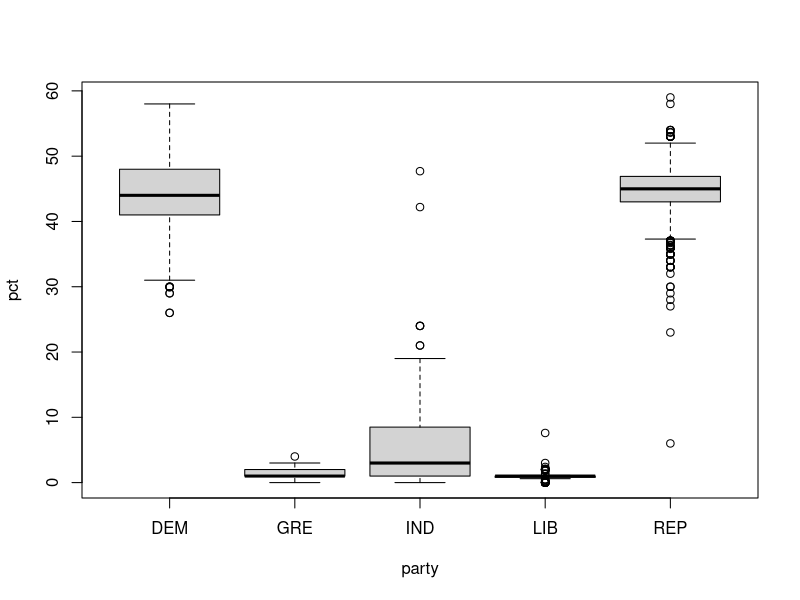
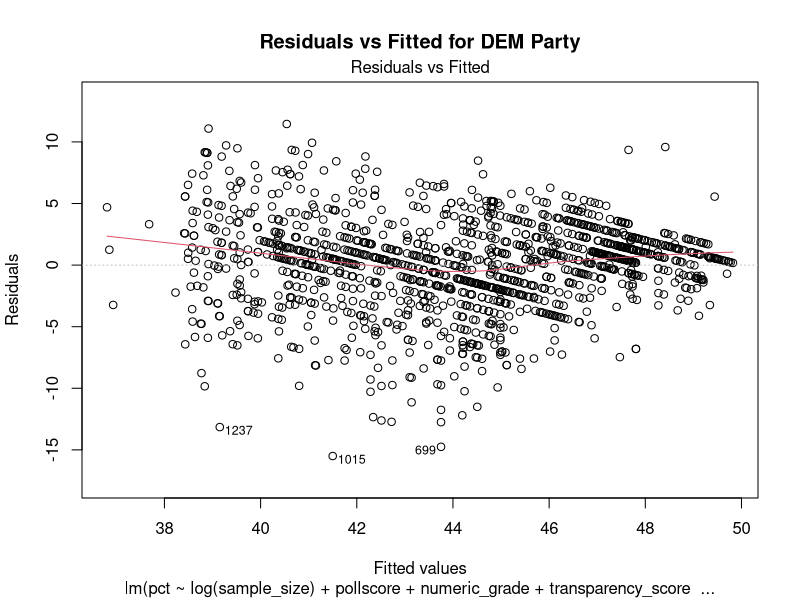
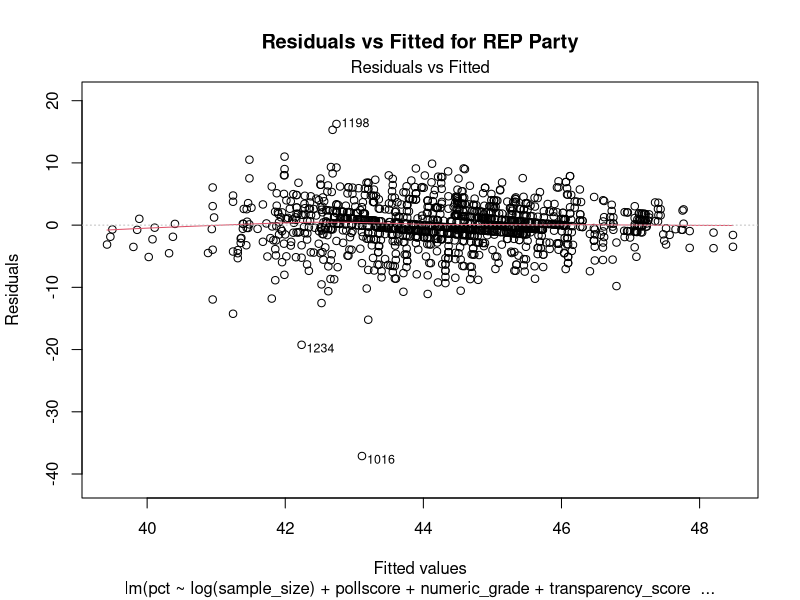
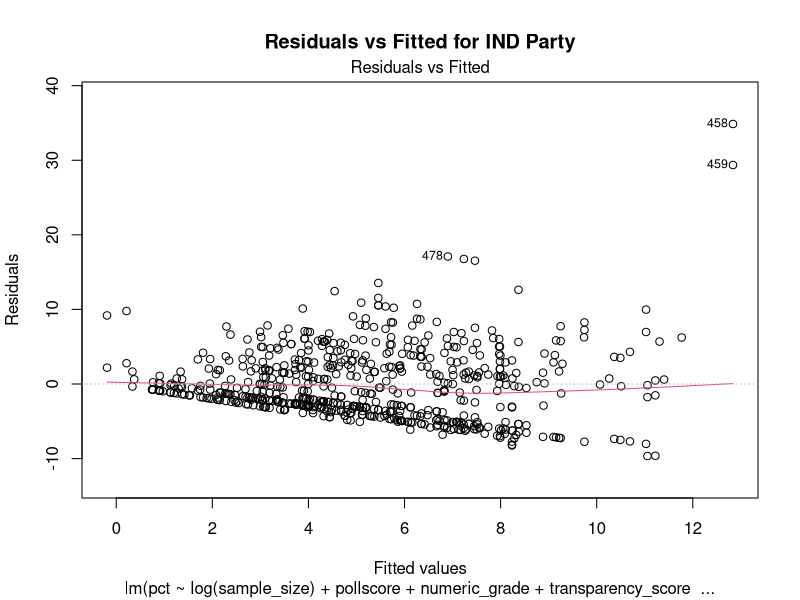
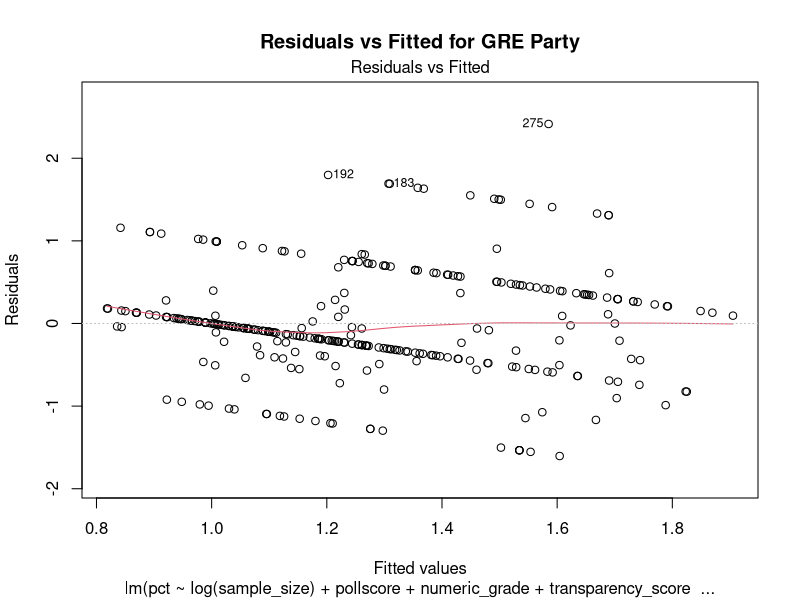
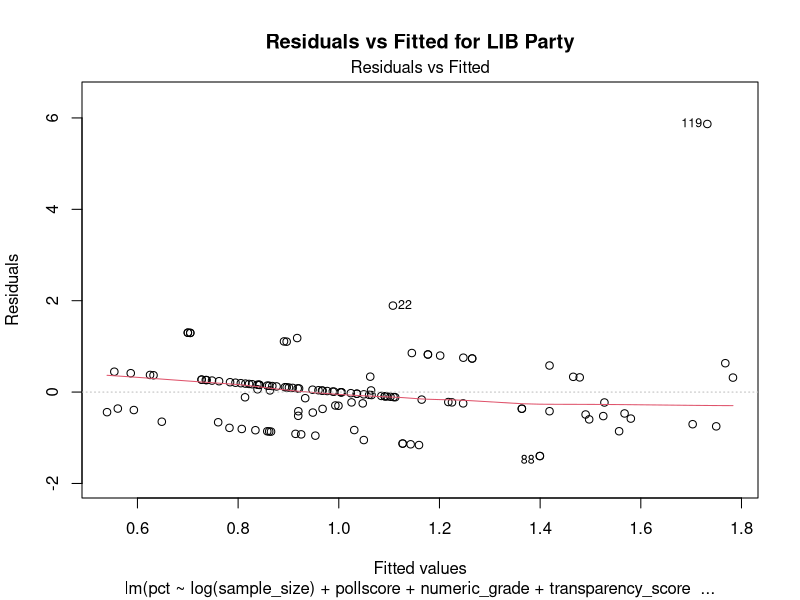
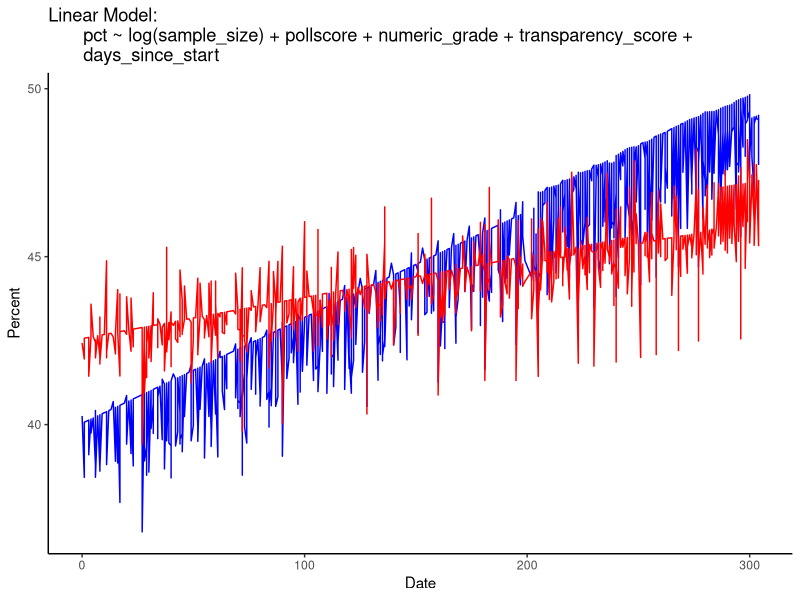

The R source for these figures, in order: (Note: this script raises an error after producing the figures.)
#### Preamble ####
# Purpose: Models... [...UPDATE THIS...]
# Author: Rohan Alexander [...UPDATE THIS...]
# Date: 11 February 2023 [...UPDATE THIS...]
# Contact: rohan.alexander@utoronto.ca [...UPDATE THIS...]
# License: MIT
# Pre-requisites: [...UPDATE THIS...]
# Any other information needed? [...UPDATE THIS...]


#### Workspace setup ####
library(tidyverse)
#library(rstanarm)

#### Read data ####
cleaned_data <- read_csv("data/02-analysis_data/cleaned_data.csv")
nationwide_data <- cleaned_data %>%  filter(state == "National")

# only two entries for Conservative Party
unique_parties <- unique(nationwide_data$party)

# drop columns that have NA in numeric_grade or pollscore, and 2 entries for CON party
nationwide_data <- nationwide_data %>%
  drop_na(numeric_grade, pollscore) %>%
  filter(party != "CON") %>%
  mutate(days_since_start = as.numeric(end_date - min(end_date)))

unique_parties <- unique(nationwide_data$party)
nationwide_data$party <- as.factor(nationwide_data$party)

### Model data ####
boxplot(pct ~ party, data = nationwide_data)

# Create an empty list to store models
models <- list()

for (party in unique_parties) {
  # Subset the data for the current party
  party_data <- filter(nationwide_data, party == !!party)
  
  # Fit the linear model for the current party
  model <- lm(pct ~ log(sample_size) + pollscore + numeric_grade + transparency_score+days_since_start, data = party_data)
  
  # Store the model in the list, using the party name as the key
  models[[party]] <- model
}

for (party in names(models)) {
  # Extract the model for the current party
  current_model <- models[[party]]

  # Create a Residuals vs Fitted plot for the current model
  plot(current_model, which = 1, main = paste("Residuals vs Fitted for", party, "Party"))

  # Optionally, pause between plots to view them
  readline(prompt = "Press [Enter] to continue to the next plot...")
}

# choose a party to check summary
model_summary <- summary(models[['REP']])
# Access the R-squared and Adjusted R-squared values
r_squared <- model_summary$r.squared
adjusted_r_squared <- model_summary$adj.r.squared

# Print the model summary
print(model_summary)

# Need number not percent for some models
nationwide_data <- nationwide_data %>% mutate(
  num_party = round((pct / 100) * sample_size, 0)
)
# filter nationwide_data by parties
dem_data <- nationwide_data %>%
  filter(party == "DEM")
dem_data <- na.omit(dem_data)

dem_data <- dem_data |>
  mutate(
    pollster = factor(pollster)
  )

rep_data <- nationwide_data %>%
  filter(party == "REP")
rep_data <- na.omit(rep_data)

rep_data <- rep_data |>
  mutate(
    pollster = factor(pollster)
  )


# Augment the datasets with predictions
dem_data <- dem_data |>
  mutate(fitted_pct_dem = predict(models[['DEM']]))
rep_data <- rep_data |>
  mutate(fitted_pct_rep = predict(models[['REP']]))

combined_data <- bind_rows(dem_data, rep_data)
ggplot(combined_data, aes(x = days_since_start)) +
#  geom_point(aes(y = pct), color = "black") +
  geom_line(aes(y = fitted_pct_dem), data = subset(combined_data, party == "DEM"), color = "blue") +
  geom_line(aes(y = fitted_pct_rep), data = subset(combined_data, party == "REP"), color = "red") +
  theme_classic() +
  labs(y = "Percent", x = "Date", title = "Linear Model: 
       pct ~ log(sample_size) + pollscore + numeric_grade + transparency_score + 
       days_since_start")

modelsummary(models = models)

# Bayesian model section 
model_formula_dem <- cbind(num_party, sample_size - num_party) ~ log(sample_size) +
  pollscore + numeric_grade + (1 | pollster)

# Set normal priors for the coefficients
priors <- normal(0, 2.5, autoscale = TRUE)

bayesian_model_dem <- stan_glmer(
  formula = model_formula_dem,
  data = dem_data,
  family = binomial(link = "logit"),
  prior = priors,
  prior_intercept = priors,
  seed = 123,
  cores = 4,
  adapt_delta = 0.95
)
priors |>
  ggplot(aes(x = marathon_time)) +
  geom_histogram(binwidth = 10) +
  theme_classic()

# Posterior predictive checks
pp_check(bayesian_model_dem)

plot(bayesian_model_dem, pars = "(Intercept)", prob = 0.95)

spline_model_dem <- stan_glm(
  pct ~ ns(days_since_start, df = 7) + pollscore + log(sample_size) + pollster,  # Spline with 5 degrees of freedom for end_date_num
  data = dem_data,                            # DEM national dataset
  family = gaussian(),                        # Use a Gaussian family for continuous outcome
  prior = normal(0, 5),                       # Weakly informative prior for coefficients
  prior_intercept = normal(50, 10),           # Weakly informative prior for intercept
  seed = 1234,                                # Set seed for reproducibility
  iter = 2000,                                # Number of iterations
  chains = 4,                                 # Number of MCMC chains
  refresh = 0                                 # Suppress unnecessary output
)

spline_model_rep <- stan_glm(
  pct ~ ns(days_since_start, df = 7) + pollscore + log(sample_size) + pollster,  # Spline with 5 degrees of freedom for end_date_num
  data = rep_data,                            # DEM national dataset
  family = gaussian(),                        # Use a Gaussian family for continuous outcome
  prior = normal(0, 5),                       # Weakly informative prior for coefficients
  prior_intercept = normal(50, 10),           # Weakly informative prior for intercept
  seed = 1234,                                # Set seed for reproducibility
  iter = 2000,                                # Number of iterations
  chains = 4,                                 # Number of MCMC chains
  refresh = 0                                 # Suppress unnecessary output
)

pp_check(spline_model_dem)
pp_check(spline_model_rep)
# Create new data for prediction
new_data <- data.frame(
  pollscore = -1.5,
  sample_size = 1200,
  numeric_grade = 3,
  days_since_start = seq(
    min(dem_data$days_since_start),
    max(dem_data$days_since_start),
    length.out = 100
  ),
  pollster = factor("TIPP", levels = levels(dem_data$pollster))
)

posterior_preds_dem <- posterior_predict(spline_model_dem, newdata = new_data)
posterior_preds_rep <- posterior_predict(spline_model_rep, newdata = new_data)

# Summarize predictions
pred_summary_dem <- new_data |>
  mutate(
    pred_mean_dem = colMeans(posterior_preds_dem),
    pred_lower_dem = apply(posterior_preds_dem, 2, quantile, probs = 0.025),
    pred_upper_dem = apply(posterior_preds_dem, 2, quantile, probs = 0.975),
    party = "DEM"
  )

# Summarize predictions for REP
pred_summary_rep <- new_data |>
  mutate(
    pred_mean_rep = colMeans(posterior_preds_rep),
    pred_lower_rep = apply(posterior_preds_rep, 2, quantile, probs = 0.025),
    pred_upper_rep = apply(posterior_preds_rep, 2, quantile, probs = 0.975),
    party = "REP"
  )

# Combine both summaries into a single dataframe
pred_summary <- bind_rows(pred_summary_dem, pred_summary_rep)

combined_data <- bind_rows(dem_data, rep_data)

# Plot the spline fit
ggplot(combined_data, aes(x = days_since_start, y = pct, color = pollster)) +
  geom_line(
    data = pred_summary %>% filter(party == "DEM"),
    aes(x = days_since_start, y = pred_mean_dem),
    color = "blue",
    inherit.aes = FALSE
  ) +
  geom_ribbon(
    data = pred_summary %>% filter(party == "DEM"),
    aes(x = days_since_start, ymin = pred_lower_dem, ymax = pred_upper_dem),
    alpha = 0.2,
    fill = "blue",
    inherit.aes = FALSE
  ) +
  # Add REP predictions
  geom_line(
    data = pred_summary %>% filter(party == "REP"),
    aes(x = days_since_start, y = pred_mean_rep),
    color = "red",
    inherit.aes = FALSE
  ) +
  geom_ribbon(
    data = pred_summary %>% filter(party == "REP"),
    aes(x = days_since_start, ymin = pred_lower_rep, ymax = pred_upper_rep),
    alpha = 0.2,
    fill = "red",
    inherit.aes = FALSE
  ) +
  labs(
    x = "Days since 2024",
    y = "Percentage",
    title = "Poll Percentage over Time with Spline Fit"
  ) +
  theme_minimal()

#### Just Harris model ####

# Model 1: pct as a function of end_date
model_date <- lm(pct ~ end_date, data = just_harris_high_quality)

# Augment data with model predictions
just_harris_high_quality <- just_harris_high_quality |>
  mutate(
    fitted_date = predict(model_date),
  )

# Plot model predictions
# Model 1
ggplot(just_harris_high_quality, aes(x = end_date)) +
  geom_point(aes(y = pct), color = "black") +
  geom_line(aes(y = fitted_date), color = "blue", linetype = "dotted") +
  theme_classic() +
  scale_y_continuous(labels = scales::percent_format(scale = 1))+
  labs(y = "Harris percent", x = "Date", title = "Linear Model: pct ~ end_date")



#### Save model ####
saveRDS(
  bayesian_model_dem,
  file = "models/bayesian_model_dem.rds"
)


